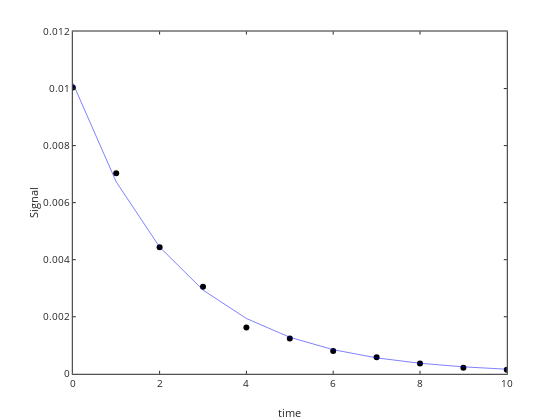

Notebook code for this chart:
### Code cell
% now best fit

options = optimset('Display','iter','TolFun',1e-4,'TolX',1e-4);

pbest=fminsearch(@(p) errorfunction(p,N,t),ptst,options)

Nbst=firstorderdecay(t,pbest(1),pbest(2)); 

plot(t,N,'ko',t,Nbst,'b-')
xlabel('time'); ylabel('Signal')

### Figure 1 — Plotly figure (JSON) as saved in the notebook; plotly's stock layout.template omitted (floating-point values rounded to 4 significant figures)
{"data": [{"line": {"color": "rgb(0,0,0)", "width": 0.5}, "marker": {"color": "rgb(0,0,0)", "line": {"color": "rgb(0,0,0)"}, "size": 6, "symbol": "circle"}, "mode": "markers", "name": "", "showlegend": false, "type": "scatter", "visibility": true, "x": [0, 1, 2, 3, 4, 5, 6, 7, 8, 9, 10], "xaxis": "x", "y": [0.01003, 0.007028, 0.004436, 0.003048, 0.001625, 0.001241, 0.0008009, 0.0005845, 0.0003653, 0.0002124, 0.0001426], "yaxis": "y"}, {"line": {"color": "rgb(0,0,255)", "dash": "solid", "width": 0.5}, "marker": {"color": "rgb(0,0,255)", "line": {"color": "rgb(0,0,255)"}, "size": 6, "symbol": "none"}, "mode": "lines", "name": "", "showlegend": false, "type": "scatter", "visibility": true, "x": [0, 1, 2, 3, 4, 5, 6, 7, 8, 9, 10], "xaxis": "x", "y": [0.01019, 0.00673, 0.004445, 0.002935, 0.001939, 0.00128, 0.0008455, 0.0005584, 0.0003688, 0.0002436, 0.0001608], "yaxis": "y"}], "layout": {"height": 420, "hovermode": "closest", "margin": {"b": 0, "l": 0, "r": 0, "t": 0}, "plot_bgcolor": "rgba(0,0,0,0)", "showlegend": false, "width": 560, "xaxis": {"anchor": "y", "autorange": false, "domain": [0.13, 0.905], "exponentformat": "none", "gridcolor": "rgba(38,38,38,0.15)", "gridwidth": 1, "linecolor": "rgb(38,38,38)", "linewidth": 1, "mirror": "ticks", "range": [0, 10], "showgrid": false, "showline": true, "side": "bottom", "spikedash": "solid", "spikemode": "across", "spikesides": false, "spikethickness": 1, "tickangle": 0, "tickcolor": "rgb(38,38,38)", "tickfont": {"color": "rgb(38,38,38)", "size": 10}, "ticklen": 3, "ticks": "inside", "ticktext": ["0", "2", "4", "6", "8", "10"], "tickvals": [0, 2, 4, 6, 8, 10], "title": {"font": {"color": "rgb(38,38,38)", "size": 11}, "text": "time"}, "type": "linear", "visible": true, "zeroline": false}, "yaxis": {"anchor": "x", "autorange": false, "domain": [0.11, 0.925], "exponentformat": "none", "gridcolor": "rgba(38,38,38,0.15)", "gridwidth": 1, "linecolor": "rgb(38,38,38)", "linewidth": 1, "mirror": "ticks", "range": [0, 0.012], "showgrid": false, "showline": true, "side": "left", "spikedash": "solid", "spikemode": "across", "spikesides": false, "spikethickness": 1, "tickangle": 0, "tickcolor": "rgb(38,38,38)", "tickfont": {"color": "rgb(38,38,38)", "size": 10}, "ticklen": 3, "ticks": "inside", "ticktext": ["0", "0.002", "0.004", "0.006", "0.008", "0.01", "0.012"], "tickvals": [0, 0.002, 0.004, 0.006, 0.008, 0.01, 0.012], "title": {"font": {"color": "rgb(38,38,38)", "size": 11}, "text": "Signal"}, "type": "linear", "visible": true, "zeroline": false}}}
